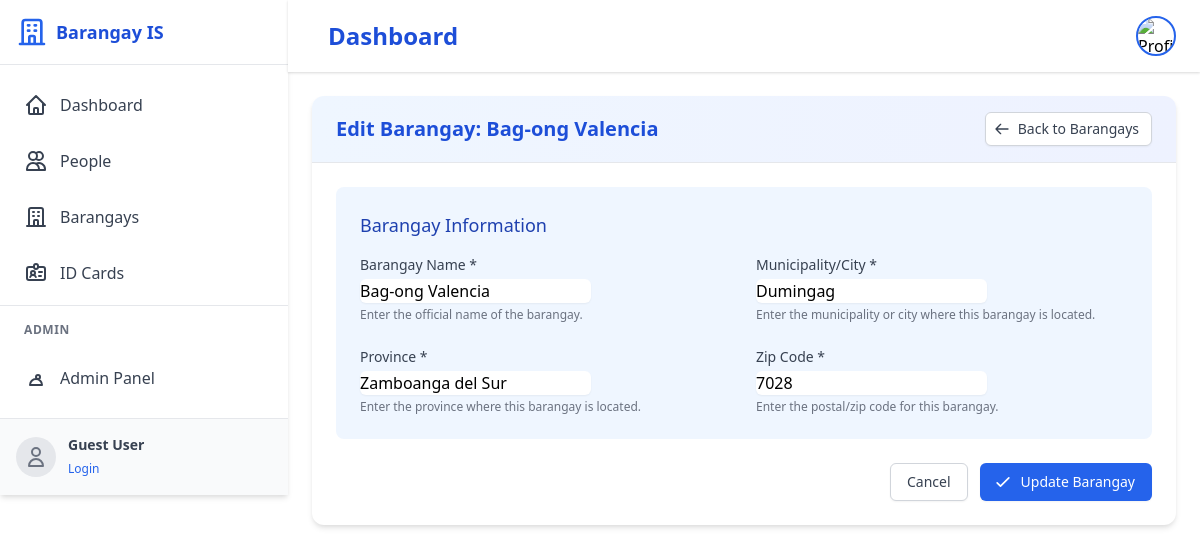
Screenshot of /dashboard/barangays/1/update/ with the database file from the repository.
### core/models.py (models this page shows, shortened)
class Barangay(models.Model):
    name = models.CharField(max_length=100)
    municipality = models.CharField(max_length=100)
    province = models.CharField(max_length=100)
    zip_code = models.CharField(max_length=10)
    class Meta:
        verbose_name_plural = 'Barangays'

### core/views.py (the view)
# urls.py: path('dashboard/barangays/<int:pk>/update/', barangay_update, name='barangay_update'),
def barangay_update(request, pk):
    barangay = get_object_or_404(Barangay, pk=pk)
    if request.method == 'POST':
        form = BarangayForm(request.POST, instance=barangay)
        if form.is_valid():
            form.save()
            messages.success(request, f'Barangay {barangay.name} has been updated successfully.')
            return redirect('barangay_detail', pk=barangay.pk)
    else:
        form = BarangayForm(instance=barangay)
    return render(request, 'dashboard/barangay_form.html', {
        'form': form,
        'title': f'Edit Barangay: {barangay.name}',
        'submit_text': 'Update Barangay',
        'form_id': 'updateBarangayForm',
        'is_create': False,
        'barangay': barangay
    })

### core/forms.py
class BarangayForm(forms.ModelForm):
    class Meta:
        model = Barangay
        fields = ['name', 'municipality', 'province', 'zip_code']
        widgets = {
            'name': forms.TextInput(attrs={'class': 'form-control rounded-md border-gray-300 shadow-sm focus:border-blue-500 focus:ring focus:ring-blue-200 focus:ring-opacity-50'}),
            'municipality': forms.TextInput(attrs={'class': 'form-control rounded-md border-gray-300 shadow-sm focus:border-blue-500 focus:ring focus:ring-blue-200 focus:ring-opacity-50'}),
            'province': forms.TextInput(attrs={'class': 'form-control rounded-md border-gray-300 shadow-sm focus:border-blue-500 focus:ring focus:ring-blue-200 focus:ring-opacity-50'}),
            'zip_code': forms.TextInput(attrs={'class': 'form-control rounded-md border-gray-300 shadow-sm focus:border-blue-500 focus:ring focus:ring-blue-200 focus:ring-opacity-50'}),
        }

### templates/dashboard/barangay_form.html (shortened to what this page needs)
{% extends 'base.html' %}
{% block content %}
<div class="bg-white rounded-xl shadow-md overflow-hidden">
    <div class="px-6 py-4 bg-gradient-to-r from-blue-50 to-indigo-50 border-b border-gray-200">
        <div class="flex items-center justify-between">
            <h2 class="text-xl font-semibold text-blue-700">{{ title }}</h2>
            <a href="{% url 'barangays' %}" class="inline-flex items-center px-3 py-1.5 border border-gray-300 shadow-sm text-sm font-medium rounded-md text-gray-700 bg-white hover:bg-gray-50 focus:outline-none focus:ring-2 focus:ring-offset-2 focus:ring-blue-500">
                <svg xmlns="http://www.w3.org/2000/svg" class="-ml-1 mr-2 h-4 w-4" fill="none" viewBox="0 0 24 24" stroke="currentColor">
                    <path stroke-linecap="round" stroke-linejoin="round" stroke-width="2" d="M10 19l-7-7m0 0l7-7m-7 7h18" />
                </svg>
                Back to Barangays
            </a>
        </div>
    </div>
    <form method="post" id="{{ form_id }}" class="p-6">
        <div class="bg-blue-50 p-6 rounded-lg mb-6">
            <h3 class="text-lg font-medium text-blue-800 mb-4">Barangay Information</h3>
            <div class="grid grid-cols-1 md:grid-cols-2 gap-6">
                <div>
                    <label for="{{ form.name.id_for_label }}" class="block text-sm font-medium text-gray-700 mb-1">Barangay Name *</label>
                    {{ form.name }}
                    <p class="mt-1 text-xs text-gray-500">Enter the official name of the barangay.</p>
                </div>
                <div>
                    <label for="{{ form.municipality.id_for_label }}" class="block text-sm font-medium text-gray-700 mb-1">Municipality/City *</label>
                    {{ form.municipality }}
                    <p class="mt-1 text-xs text-gray-500">Enter the municipality or city where this barangay is located.</p>
                </div>
                <div>
                    <label for="{{ form.province.id_for_label }}" class="block text-sm font-medium text-gray-700 mb-1">Province *</label>
                    {{ form.province }}
                    <p class="mt-1 text-xs text-gray-500">Enter the province where this barangay is located.</p>
                </div>
                <div>
                    <label for="{{ form.zip_code.id_for_label }}" class="block text-sm font-medium text-gray-700 mb-1">Zip Code *</label>
                    {{ form.zip_code }}
                    <p class="mt-1 text-xs text-gray-500">Enter the postal/zip code for this barangay.</p>
                </div>
            </div>
        </div>
        <div class="mt-6 flex justify-end">
            <a href="{% url 'barangays' %}" class="inline-flex items-center px-4 py-2 border border-gray-300 shadow-sm text-sm font-medium rounded-md text-gray-700 bg-white hover:bg-gray-50 focus:outline-none focus:ring-2 focus:ring-offset-2 focus:ring-blue-500 mr-3">
                Cancel
            </a>
            <button type="submit" class="inline-flex items-center px-4 py-2 border border-transparent rounded-md shadow-sm text-sm font-medium text-white bg-blue-600 hover:bg-blue-700 focus:outline-none focus:ring-2 focus:ring-offset-2 focus:ring-blue-500">
                {% if is_create %}
                <svg xmlns="http://www.w3.org/2000/svg" class="-ml-1 mr-2 h-5 w-5" fill="none" viewBox="0 0 24 24" stroke="currentColor">
                    <path stroke-linecap="round" stroke-linejoin="round" stroke-width="2" d="M12 6v6m0 0v6m0-6h6m-6 0H6" />
                </svg>
                {% else %}
                <svg xmlns="http://www.w3.org/2000/svg" class="-ml-1 mr-2 h-5 w-5" fill="none" viewBox="0 0 24 24" stroke="currentColor">
                    <path stroke-linecap="round" stroke-linejoin="round" stroke-width="2" d="M5 13l4 4L19 7" />
                </svg>
                {% endif %}
                {{ submit_text }}
            </button>
        </div>
    </form>
</div>
{% endblock %}

### rows the page displays
Barangay: name "Bag-ong Valencia", municipality "Dumingag", province "Zamboanga del Sur", zip_code "7028"

### other values shown
{{ title }} "Edit Barangay: Bag-ong Valencia"
{{ submit_text }} "Update Barangay"
